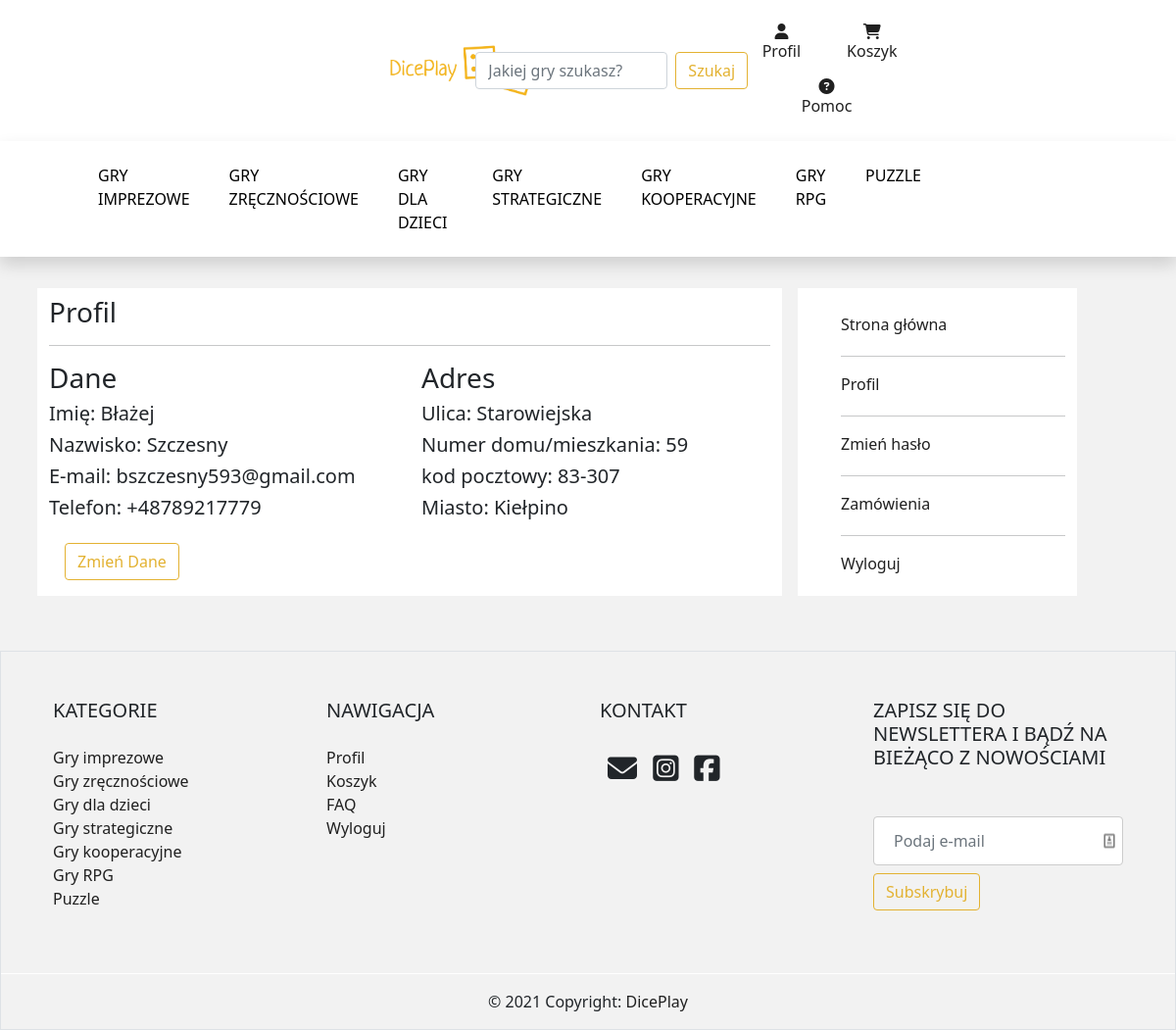
The app's page /profil/ (signed in), older data.
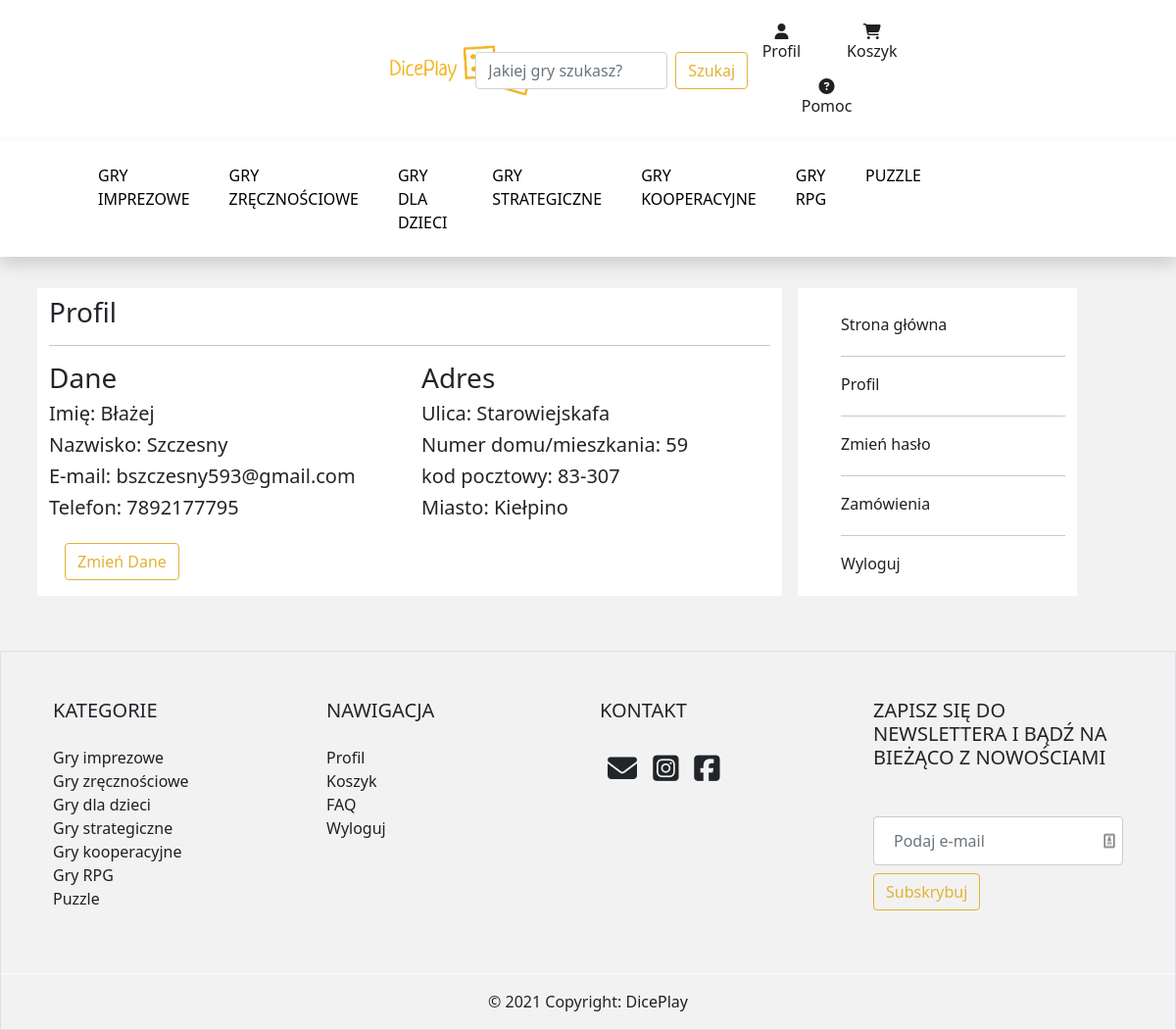
The same page, newer data.
### main/models.py (models this page shows, shortened)
class UserProfile(models.Model):
    user = models.OneToOneField(User, on_delete=models.CASCADE)
    id = models.AutoField(primary_key=True)
    street = models.CharField(max_length=50)
    numberOfHouse = models.CharField(max_length=10)
    postCode = models.CharField(max_length=6)
    city = models.CharField(max_length=20)
    phone = PhoneNumberField(null=False, blank=False, unique=False, max_length=9)

### main/views.py (the view)
# urls.py: path('profil/', profile, name='profileDetail'),
@login_required
def profile(request):
    if not UserProfile.objects.filter(user = request.user).exists():
        u=UserProfile(user=request.user)
        u.save()
    userDetails = UserProfile.objects.filter(user__username=request.user)
    return render(request, 'profil.html', {'userDetails': userDetails})

### templates/profil.html (shortened to what this page needs)
{% extends 'main.html' %}
{% block body %}
{% load static %}
<div class="container">
    <div class="row">
        <div class="col-8 m-2" style="background-color: white;">
            <h3 class="pt-2">Profil</h3>
            <hr/>
            {% for data in userDetails %}
            <div class="row">
                <div class="col">
                    <h3>Dane</h3>
                    <h5>Imię: {{user.first_name}}</h5>
                    <h5>Nazwisko: {{user.last_name }}</h5>
                    <h5>E-mail: {{data.user.email}}</h5>
                    <h5>Telefon: {{data.phone}}</h5>
                </div>
                <div class="col">
                    <h3>Adres</h3>
                    <h5>Ulica: {{data.street}}</h5>
                    <h5>Numer domu/mieszkania: {{data.numberOfHouse}}</h5>
                    <h5>kod pocztowy: {{data.postCode}}</h5>
                    <h5>Miasto: {{data.city}}</h5>
                </div>
            </div>
            <a href="/edycjaProfilu/"><button type="submit" class="m-3 btn btn-search">Zmień Dane</button></a>
                 {% endfor %}
        </div>
        <div id="profile-list" class="col-3 m-2"style="background-color: white;">
           <ul>
               <a href="/"><li>Strona główna</li></a>
               <hr/>
               <a href="/profil"><li>Profil</li></a>
               <hr/>
               <a href="/haslo"><li>Zmień hasło</li></a>
               <hr/>
               <a href="/zamowienia"><li>Zamówienia</li></a>
               <hr/>
               <a href="/logout"><li>Wyloguj</li></a>
           </ul>
        </div>
    </div>
</div>
{% endblock %}

### templates/main.html (shortened to what this page needs)
{% load static %}
<html lang="pl">
<head>
    <link href="https://cdn.jsdelivr.net/npm/bootstrap@5.0.0-beta2/dist/css/bootstrap.min.css" rel="stylesheet"
>
    <link rel="stylesheet" href="{% static 'css/style.css' %}">
</head>
<body onload="updateSubTotal();countVat();whenDelivery()">
<div style="position:sticky;
    top:0;
    width:100%;
    z-index:100;
    background-color:white;">
<nav class="navbar xx navbar-expand-lg" style="background-color: white;">
    <div class="container-fluid">
        <a class="navbar-brand" href="/"><img style="width:8em; margin-left: 15em" class="img-fluid"
                                              src="{% static 'img/logo.png'%}">
        </a>
        <form class="d-flex pt-3" METHOD="post" action="{% url 'search_game' %}">
            <input class="form-control me-2" type="search" placeholder="Jakiej gry szukasz?" aria-label="Search"
                   name="searched">
            <button class="btn btn-search" type="submit">Szukaj</button>
        </form>
        <div class="row text-center pt-3">
            <div class="row">
                <div class="col">
                    <div class="dropdown">
                        <a href="#"
                           id="dropdownUser1" data-bs-toggle="dropdown" aria-expanded="false">
                            <span class="fa fa-user"></span>
                            <p>Profil</p>
                        </a>
                    </div>
                </div>
                <div class="col">
                    <a href="/koszyk">
                        <span class="fa fa-shopping-cart"></span>
                        <p>Koszyk</p>
                    </a>
                </div>
                <div class="col">
                    <a href="/faq">
                        <span class="row text-center">
                            <span class="fa fa-question-circle"></span>
                            <p>Pomoc</p>
                        </span>
                    </a>
                </div>
            </div>
        </div>
    </div>
</nav>
<nav class="navbar navbar-expand-lg navbar-light shadow">
    <div class="collapse navbar-collapse" id="navbarSupportedContent">
        <ul class="navbar-nav mx-auto mb-2 mb-lg-0" id="categories">
            <li class="nav-item">
                <a class="nav-link category" href="/kategoria/1">Gry imprezowe</a>
            </li>
            <li class="nav-item">
                <a class="nav-link category" href="/kategoria/2">Gry zręcznościowe</a>
            </li>
            <li class="nav-item">
                <a class="nav-link category" href="/kategoria/4">Gry dla dzieci</a>
            </li>
            <li class="nav-item">
                <a class="nav-link category" href="/kategoria/5">Gry strategiczne</a>
            </li>
            <li class="nav-item">
                <a class="nav-link category" href="/kategoria/6">Gry kooperacyjne</a>
            </li>
            <li class="nav-item">
                <a class="nav-link category" href="/kategoria/7">Gry RPG</a>
            </li>
            <li class="nav-item">
                <a class="nav-link category" href="/kategoria/8">Puzzle</a>
            </li>
        </ul>
    </div>
</nav>
</div>
{% block body %} {% endblock %}
<div class="footer">
    <footer class="text-center text-lg-start border mt-xl-5 pt-4">
        <div class="container p-4">
            <div class="row">
                <div class="col-lg-3 col-md-6 mb-4 mb-lg-0">
                    <h5 class="text-uppercase mb-4">Kategorie</h5>
                    <ul class="list-unstyled mb-4">
                        <li>
                            <a href="/kategoria/1">Gry imprezowe</a>
                        </li>
                        <li>
                            <a href="/kategoria/2">Gry zręcznościowe</a>
                        </li>
                        <li>
                            <a href="/kategoria/4">Gry dla dzieci</a>
                        </li>
                        <li>
                            <a href="/kategoria/5">Gry strategiczne</a>
                        </li>
                        <li>
                            <a href="/kategoria/6">Gry kooperacyjne</a>
                        </li>
                        <li>
                            <a href="/kategoria/7">Gry RPG</a>
                        </li>
                        <li>
                            <a href="/kategoria/8">Puzzle</a>
                        </li>
                    </ul>
                </div>
                <div class="col-lg-3 col-md-6 mb-4 mb-lg-0">
                    <h5 class="text-uppercase mb-4">Nawigacja</h5>
                    <ul class="list-unstyled">
                        <li>
                            <a href="/profil">Profil</a>
                        </li>
                        <li>
                            <a href="/koszyk">Koszyk</a>
                        </li>
                        <li>
                            <a href="/faq">FAQ</a>
                        </li>
                        {% if user.is_authenticated %}
                        <li>
                            <a href="/logout">Wyloguj</a>
                        </li>
                        {% endif %}
                    </ul>
                </div>
                <div class="col-lg-3 col-md-6 mb-4 mb-lg-0">
                    <h5 class="text-uppercase mb-4">Kontakt</h5>
                    <ul class="list-unstyled">
                        <li>
                            <i class="m-2 fas fa-social fa-envelope"></i>
                            <i class="m-1 fab fa-social fa-instagram-square"></i>
                            <i class="m-1 fab fa-social fa-facebook-square"></i>
                        </li>
                    </ul>
                </div>
                <div class="col-lg-3 col-md-6 mb-4 mb-lg-0">
                    <h5 class="text-uppercase mb-4">Zapisz się do newslettera i bądź na bieżąco z nowościami</h5>
                    <form class="d-flex pt-3" METHOD="post" action="{% url 'sendmailnow' %}">
                        <div class="form-outline form-white mb-4">
                            <input type="email" id="form5Example2" class="form-control" placeholder="Podaj e-mail"
                                   name="sendemailtome"/>
                            <button type="submit" data-bs-toggle="modal" data-bs-target="#exampleModal"
                                    class="btn btn-search">Subskrybuj
                            </button>
                        </div>
                    </form>
                </div>
            </div>
        </div>
        <div class="text-center p-3 border-top border-white">
            © 2021 Copyright:
            <a href="https://diceplay.com/">DicePlay</a>
        </div>
    </footer>
</div>
</body>
</html>

### static/css/style.css (style rules this page uses)
html, body { margin:0px; padding:0px; background-color:#f2f2f2; }
a:link,a:visited,a:active { color: #202020; text-decoration: none; }
.navbar { padding-left: 5em; padding-right: 15em; }
input[type="text"], input[type="password"],input[type="email"] { width: 100%; padding: 12px 20px; margin: 8px 0; display: inline-block; border: 1px solid #ccc; box-sizing: border-box; background-repeat: no-repeat; background-attachment: scroll; background-size: 16px 18px; background-position: 98% 50%; cursor: auto; }
.btn-search { border-color: #E3B232; color: #E3B232; }
.container { padding-top: 2%; }
#categories a { color: #000; text-transform: uppercase; text-decoration: none; padding: 15px 20px; position: relative; }
#categories a:after { background: none repeat scroll 0 0 transparent; bottom: 0; content: ""; display: block; height: 2px; left: 50%; position: absolute; background: #000; transition: width 0.3s ease 0s, left 0.3s ease 0s; width: 0; }
.fa-social { font-size: 30px; width: 30px; margin: 5px 2px; }
#profile-list ul { list-style-type: none; padding-top: 25px; }
#profile-list li { margin-bottom: 20px; }

Row changes from the older to the newer data that the page shows:
changed UserProfile "Kiełpino": phone "+48789217779" → "7892177795"; street "Starowiejska" → "Starowiejskafa"
